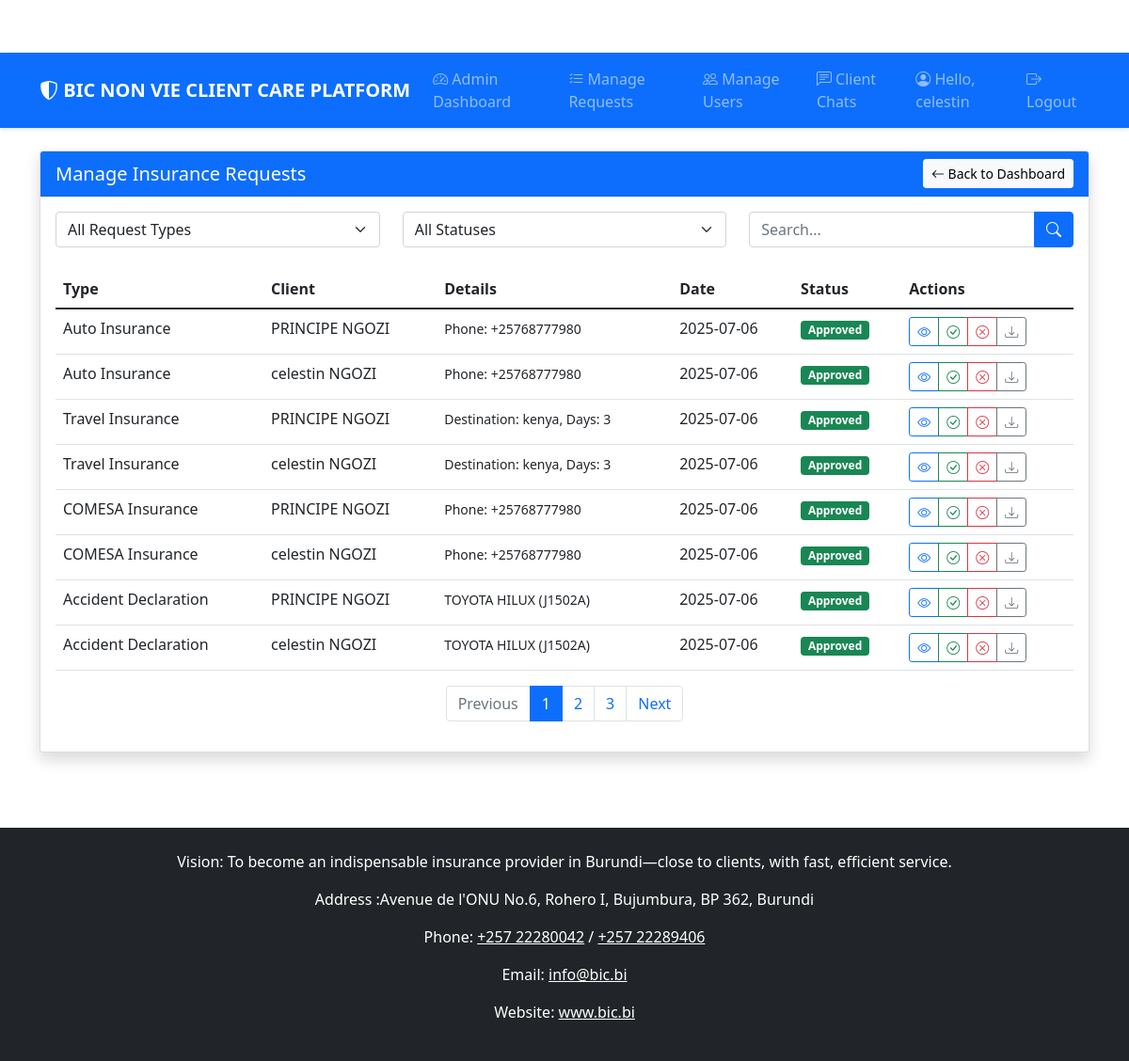
The page /admin/manage-requests (signed in) on the database as committed earlier.
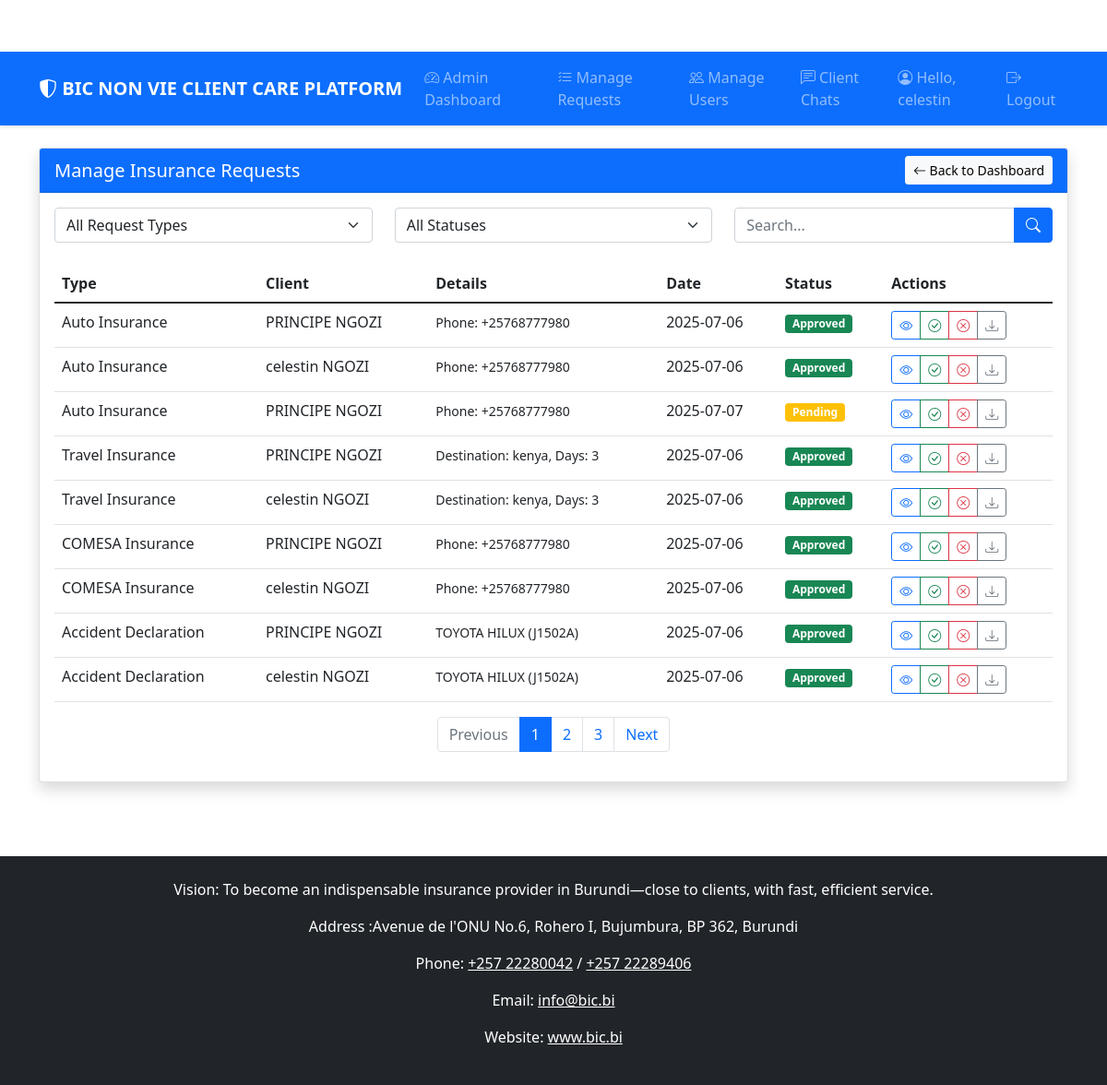
The same page on the database as committed later.
### app.py (models this page shows, shortened)
class AutoInsuranceRequest(db.Model):
    id = db.Column(db.Integer, primary_key=True)
    user_id = db.Column(db.Integer, db.ForeignKey('user.id'), nullable=False)
    user = db.relationship('User', back_populates='auto_insurance_requests')
    carte_rose = db.Column(db.String(255))
    ancient_card = db.Column(db.String(255))
    phone = db.Column(db.String(20), nullable=False)
    status = db.Column(db.String(20), default='pending')  # pending, approved, rejected
    created_at = db.Column(db.DateTime, default=datetime.utcnow)

class User(UserMixin, db.Model):
    id = db.Column(db.Integer, primary_key=True)
    email = db.Column(db.String(100), unique=True, nullable=False)
    password = db.Column(db.String(100), nullable=False)
    first_name = db.Column(db.String(50), nullable=False)
    last_name = db.Column(db.String(50), nullable=False)
    phone = db.Column(db.String(20))
    role = db.Column(db.String(20), default='client')  # 'client' or 'admin'
    created_at = db.Column(db.DateTime, default=datetime.utcnow)
    auto_insurance_requests = db.relationship('AutoInsuranceRequest', back_populates='user', lazy=True)
    travel_insurance_requests = db.relationship('TravelInsuranceRequest', back_populates='user', lazy=True)
    comesa_insurance_requests = db.relationship('ComesaInsuranceRequest', back_populates='user', lazy=True)
    accident_declarations = db.relationship('AccidentDeclaration', back_populates='user', lazy=True)
    messages_sent = db.relationship(
        'Message',
        foreign_keys='Message.user_id',
        backref='sender',
        lazy=True
    )
    messages_received = db.relationship(
        'Message',
        foreign_keys='Message.admin_id',
        backref='receiver',
        lazy=True
    )

class TravelInsuranceRequest(db.Model):
    id = db.Column(db.Integer, primary_key=True)
    user_id = db.Column(db.Integer, db.ForeignKey('user.id'), nullable=False)
    user = db.relationship('User', back_populates='travel_insurance_requests')
    passport = db.Column(db.String(255))
    email = db.Column(db.String(100), nullable=False)
    phone = db.Column(db.String(20), nullable=False)
    destination = db.Column(db.String(100), nullable=False)
    days = db.Column(db.Integer, nullable=False)
    status = db.Column(db.String(20), default='pending')
    departure_date = db.Column(db.Date, nullable=True)
    return_date = db.Column(db.Date, nullable=True)
    created_at = db.Column(db.DateTime, default=datetime.utcnow)

class ComesaInsuranceRequest(db.Model):
    id = db.Column(db.Integer, primary_key=True)
    user_id = db.Column(db.Integer, db.ForeignKey('user.id'), nullable=False)
    user = db.relationship('User', back_populates='comesa_insurance_requests')
    carte_rose = db.Column(db.String(255))
    ancient_card = db.Column(db.String(255))
    phone = db.Column(db.String(20), nullable=False)
    status = db.Column(db.String(20), default='pending')
    created_at = db.Column(db.DateTime, default=datetime.utcnow)

class AccidentDeclaration(db.Model):
    id = db.Column(db.Integer, primary_key=True)
    user_id = db.Column(db.Integer, db.ForeignKey('user.id'), nullable=False)
    user = db.relationship('User', back_populates='accident_declarations')
    name = db.Column(db.String(100), nullable=False)
    car_type = db.Column(db.String(100), nullable=False)
    plate_license = db.Column(db.String(50), nullable=False)
    opg_measure = db.Column(db.Boolean, nullable=False)
    car_working = db.Column(db.Boolean, nullable=False)
    opj_name = db.Column(db.String(100))
    opj_phone = db.Column(db.String(20))
    accident_datetime = db.Column(db.DateTime)
    injured_people = db.Column(db.Boolean, nullable=False)
    car_damage = db.Column(db.String(255))
    collided_with_name = db.Column(db.String(100))
    collided_with_plate = db.Column(db.String(50))
    collided_damage = db.Column(db.String(255))
    injured_details = db.Column(db.Text)
    witness = db.Column(db.Text)
    accident_image1 = db.Column(db.String(255))
    accident_image2 = db.Column(db.String(255))
    accident_image3 = db.Column(db.String(255))
    carte_rose_image = db.Column(db.String(255))
    insurance_card_image = db.Column(db.String(255))
    driving_license_image = db.Column(db.String(255))
    summary = db.Column(db.Text)
    status = db.Column(db.String(20), default='pending')
    created_at = db.Column(db.DateTime, default=datetime.utcnow)

### app.py (the view)
@app.route('/admin/manage-requests')
@login_required
@admin_required
def manage_requests():
    request_type = request.args.get('type', 'all')
    status = request.args.get('status', 'all')
    search = request.args.get('search', '')
    auto_query = AutoInsuranceRequest.query
    travel_query = TravelInsuranceRequest.query
    comesa_query = ComesaInsuranceRequest.query
    accident_query = AccidentDeclaration.query
    if status != 'all':
        auto_query = auto_query.filter_by(status=status)
        travel_query = travel_query.filter_by(status=status)
        comesa_query = comesa_query.filter_by(status=status)
        accident_query = accident_query.filter_by(status=status)
    if search:
        auto_query = auto_query.join(User).filter(
            (User.first_name.ilike(f'%{search}%')) |
            (User.last_name.ilike(f'%{search}%')) |
            (AutoInsuranceRequest.phone.ilike(f'%{search}%'))
        )
    if request_type == 'all' or request_type == 'auto':
        auto_requests = auto_query.all()
    else:
        auto_requests = []
    if request_type == 'all' or request_type == 'travel':
        travel_requests = travel_query.all()
    else:
        travel_requests = []
    if request_type == 'all' or request_type == 'comesa':
        comesa_requests = comesa_query.all()
    else:
        comesa_requests = []
    if request_type == 'all' or request_type == 'accident':
        accident_declarations = accident_query.all()
    else:
        accident_declarations = []
    return render_template('admin/manage_requests.html',
                         auto_requests=auto_requests,
                         travel_requests=travel_requests,
                         comesa_requests=comesa_requests,
                         accident_declarations=accident_declarations,
                         request_type=request_type,
                         status=status,
                         search=search)

### templates/admin/manage_requests.html (shortened to what the changed rows need)
{% extends "base.html" %}
{% block content %}
<div class="row">
    <div class="col-12">
        <div class="card">
            <div class="card-body">
                <div class="table-responsive">
                    <table class="table table-hover">
                        <thead>
                            <tr>
                                <th>Type</th>
                                <th>Client</th>
                                <th>Details</th>
                                <th>Date</th>
                                <th>Status</th>
                                <th>Actions</th>
                            </tr>
                        </thead>
                        <tbody>
                            {% for request in auto_requests %}
                                <tr>
                                    <td>Auto Insurance</td>
                                    <td>{{ request.user.first_name }} {{ request.user.last_name }}</td>
                                    <td>
                                        <small>Phone: {{ request.phone }}</small>
                                    </td>
                                    <td>{{ request.created_at.strftime('%Y-%m-%d') }}</td>
                                    <td>
                                        <span class="badge bg-{{ 'success' if request.status == 'approved' else 'warning' if request.status == 'pending' else 'danger' }}">
                                            {{ request.status|capitalize }}
                                        </span>
                                    </td>
                                    <td>
                                        <div class="btn-group btn-group-sm">
                                            <a href="#" class="btn btn-outline-primary" title="View">
                                                <i class="bi bi-eye"></i>
                                            </a>
                                            <a href="{{ url_for('approve_request', type='auto', id=request.id) }}" class="btn btn-outline-success" title="Approve">
                                                <i class="bi bi-check-circle"></i>
                                            </a>
                                            <a href="{{ url_for('reject_request', type='auto', id=request.id) }}" class="btn btn-outline-danger" title="Reject">
                                                <i class="bi bi-x-circle"></i>
                                            </a>
                                            <a href="{{ url_for('download_request', type='auto', id=request.id) }}" class="btn btn-outline-secondary" title="Download">
                                                <i class="bi bi-download"></i>
                                            </a>
                                        </div>
                                    </td>
                                </tr>
                            {% endfor %}
                            {% for request in travel_requests %}
                                <tr>
                                    <td>Travel Insurance</td>
                                    <td>{{ request.user.first_name }} {{ request.user.last_name }}</td>
                                    <td>
                                        <small>Destination: {{ request.destination }}, Days: {{ request.days }}</small>
                                    </td>
                                    <td>{{ request.created_at.strftime('%Y-%m-%d') }}</td>
                                    <td>
                                        <span class="badge bg-{{ 'success' if request.status == 'approved' else 'warning' if request.status == 'pending' else 'danger' }}">
                                            {{ request.status|capitalize }}
                                        </span>
                                    </td>
                                    <td>
                                        <div class="btn-group btn-group-sm">
                                            <a href="#" class="btn btn-outline-primary" title="View">
                                                <i class="bi bi-eye"></i>
                                            </a>
                                            <a href="{{ url_for('approve_request', type='travel', id=request.id) }}" class="btn btn-outline-success" title="Approve">
                                                <i class="bi bi-check-circle"></i>
                                            </a>
                                            <a href="{{ url_for('reject_request', type='travel', id=request.id) }}" class="btn btn-outline-danger" title="Reject">
                                                <i class="bi bi-x-circle"></i>
                                            </a>
                                            <a href="{{ url_for('download_request', type='travel', id=request.id) }}" class="btn btn-outline-secondary" title="Download">
                                                <i class="bi bi-download"></i>
                                            </a>
                                        </div>
                                    </td>
                                </tr>
                            {% endfor %}
                            {% for request in comesa_requests %}
                                <tr>
                                    <td>COMESA Insurance</td>
                                    <td>{{ request.user.first_name }} {{ request.user.last_name }}</td>
                                    <td>
                                        <small>Phone: {{ request.phone }}</small>
                                    </td>
                                    <td>{{ request.created_at.strftime('%Y-%m-%d') }}</td>
                                    <td>
                                        <span class="badge bg-{{ 'success' if request.status == 'approved' else 'warning' if request.status == 'pending' else 'danger' }}">
                                            {{ request.status|capitalize }}
                                        </span>
                                    </td>
                                    <td>
                                        <div class="btn-group btn-group-sm">
                                            <a href="#" class="btn btn-outline-primary" title="View">
                                                <i class="bi bi-eye"></i>
                                            </a>
                                            <a href="{{ url_for('approve_request', type='comesa', id=request.id) }}" class="btn btn-outline-success" title="Approve">
                                                <i class="bi bi-check-circle"></i>
                                            </a>
                                            <a href="{{ url_for('reject_request', type='comesa', id=request.id) }}" class="btn btn-outline-danger" title="Reject">
                                                <i class="bi bi-x-circle"></i>
                                            </a>
                                            <a href="{{ url_for('download_request', type='comesa', id=request.id) }}" class="btn btn-outline-secondary" title="Download">
                                                <i class="bi bi-download"></i>
                                            </a>
                                        </div>
                                    </td>
                                </tr>
                            {% endfor %}
                            {% for declaration in accident_declarations %}
                                <tr>
                                    <td>Accident Declaration</td>
                                    <td>{{ declaration.user.first_name }} {{ declaration.user.last_name }}</td>
                                    <td>
                                        <small>{{ declaration.car_type }} ({{ declaration.plate_license }})</small>
                                    </td>
                                    <td>{{ declaration.created_at.strftime('%Y-%m-%d') }}</td>
                                    <td>
                                        <span class="badge bg-{{ 'success' if declaration.status == 'approved' else 'warning' if declaration.status == 'pending' else 'danger' }}">
                                            {{ declaration.status|capitalize }}
                                        </span>
                                    </td>
                                    <td>
                                        <div class="btn-group btn-group-sm">
                                            <a href="#" class="btn btn-outline-primary" title="View">
                                                <i class="bi bi-eye"></i>
                                            </a>
                                            <a href="{{ url_for('approve_request', type='accident', id=declaration.id) }}" class="btn btn-outline-success" title="Approve">
                                                <i class="bi bi-check-circle"></i>
                                            </a>
                                            <a href="{{ url_for('reject_request', type='accident', id=declaration.id) }}" class="btn btn-outline-danger" title="Reject">
                                                <i class="bi bi-x-circle"></i>
                                            </a>
                                            <a href="{{ url_for('download_request', type='accident', id=declaration.id) }}" class="btn btn-outline-secondary" title="Download">
                                                <i class="bi bi-download"></i>
                                            </a>
                                        </div>
                                    </td>
                                </tr>
                            {% endfor %}
                        </tbody>
                    </table>
                </div>
            </div>
        </div>
    </div>
</div>
{% endblock %}

Rows that differ between the two databases and show on the page:
added AutoInsuranceRequest: user.first_name "PRINCIPE", user.last_name "NGOZI", phone "+25768777980", created_at "2025-07-07", status "Pending"
